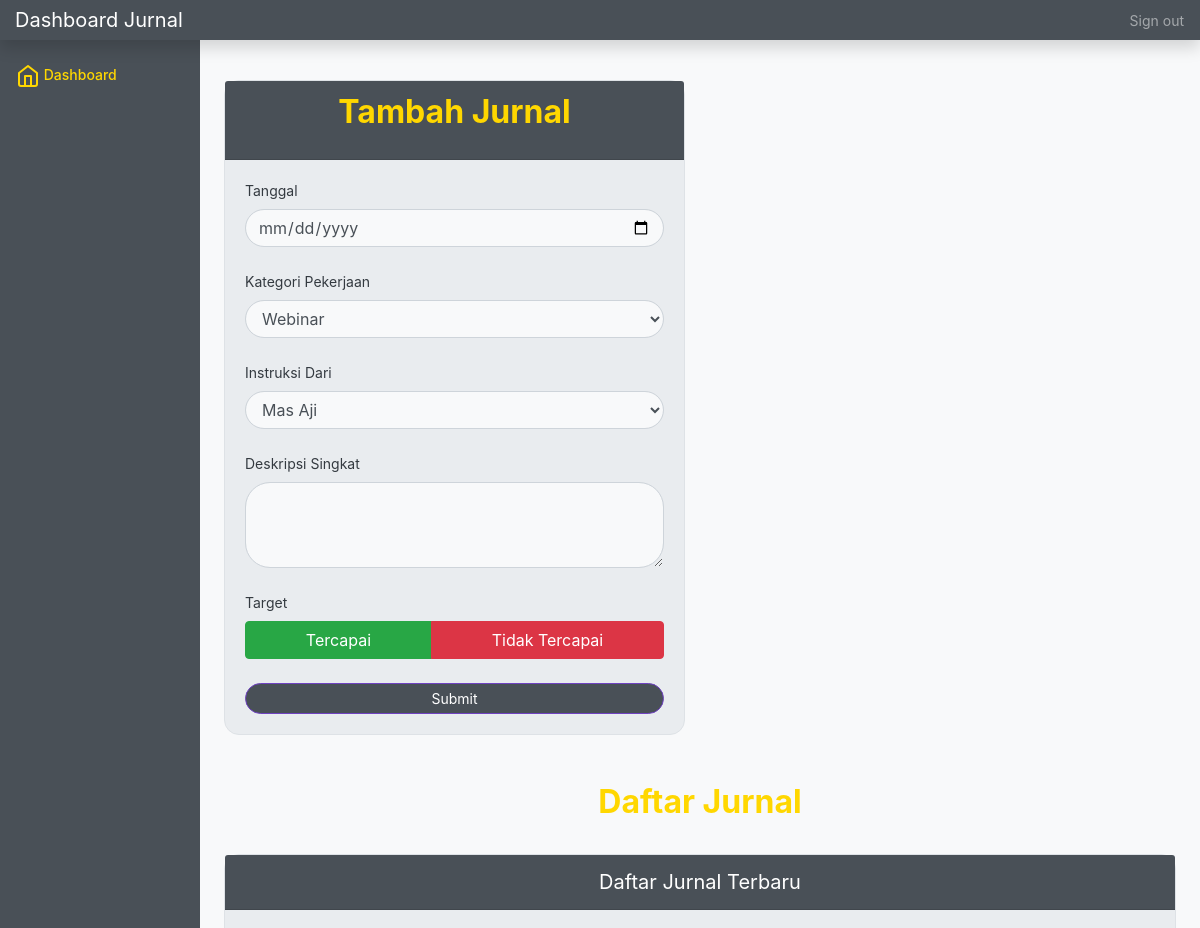
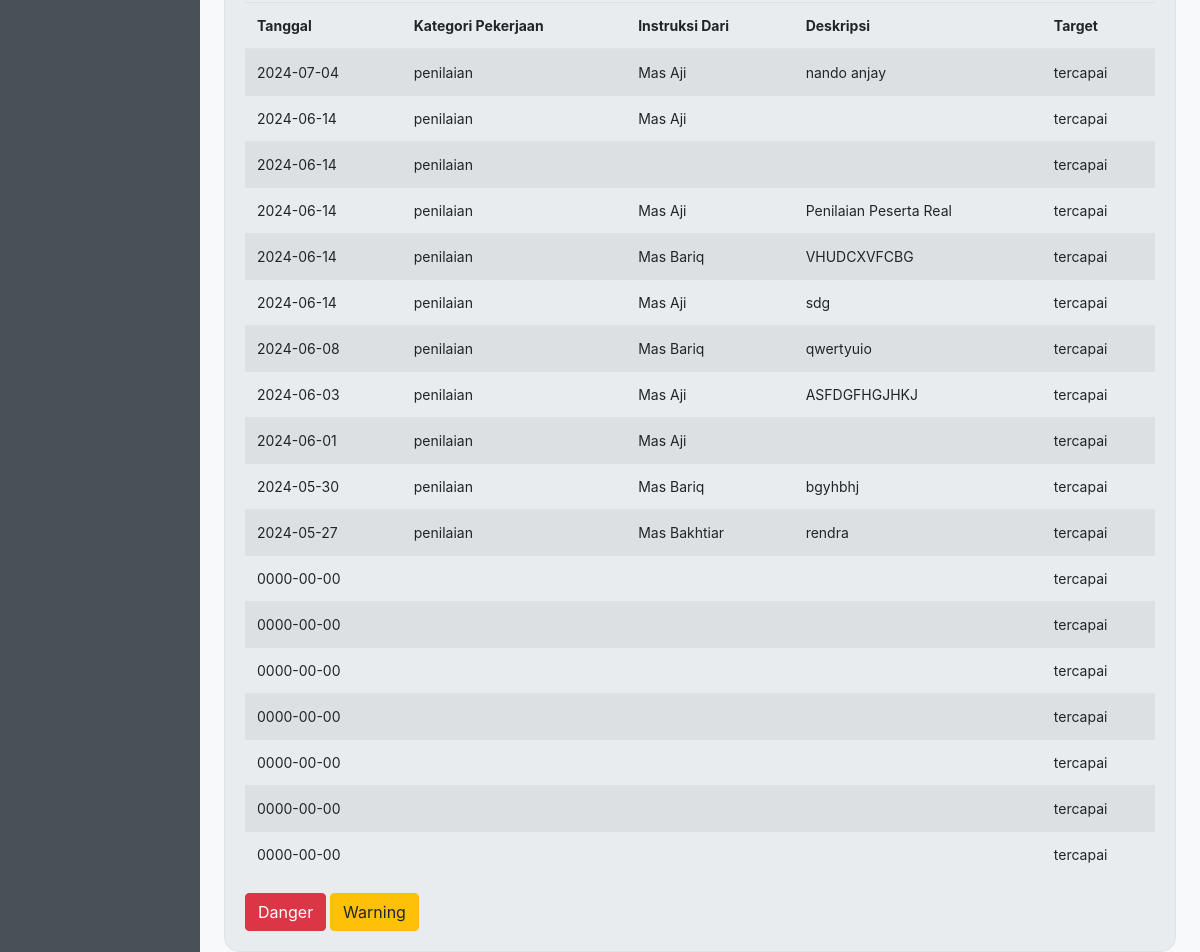
The page / on the database its author committed (2 pictures, top to bottom).
### tables this page shows
CREATE TABLE `journals` (
  `id` int(11) NOT NULL,
  `tanggal` date NOT NULL,
  `kategori_pekerjaan` varchar(100) NOT NULL,
  `user_id` int(11) DEFAULT NULL,
  `instruksi_dari` varchar(255) DEFAULT NULL,
  `target` enum('tercapai','tidak_tercapai') NOT NULL DEFAULT 'tercapai',
  `deskripsi` varchar(255) NOT NULL
);

### index.php (the view, shortened to what this page needs)
<?php
$host = 'localhost';
$dbname = 'journals';
$username = 'root';
$password = '';
$results = [];
try {
    $pdo = new PDO("mysql:host=$host;dbname=$dbname;charset=utf8mb4", $username, $password);
    $pdo->setAttribute(PDO::ATTR_ERRMODE, PDO::ERRMODE_EXCEPTION);
    $sql = "SELECT * FROM journals ORDER BY tanggal DESC";
    $stmt = $pdo->prepare($sql);
    $stmt->execute();
    $results = $stmt->fetchAll(PDO::FETCH_ASSOC);
} catch (PDOException $e) {
    die("Gagal mengambil data jurnal: " . $e->getMessage());
}
?>
<!DOCTYPE html>
<html lang="en">
<head>
    <link href="https://stackpath.bootstrapcdn.com/bootstrap/4.5.2/css/bootstrap.min.css" rel="stylesheet">
</head>
<body>
    <nav class="navbar navbar-dark fixed-top flex-md-nowrap p-0 shadow">
        <a class="navbar-brand col-sm-3 col-md-2 mr-0" href="#">Dashboard Jurnal</a>
        <ul class="navbar-nav px-3">
            <li class="nav-item text-nowrap">
                <a class="nav-link" href="#">Sign out</a>
            </li>
        </ul>
    </nav>
    <div class="container-fluid">
        <div class="row">
            <nav class="col-md-2 d-none d-md-block sidebar">
                <div class="sidebar-sticky">
                    <ul class="nav flex-column">
                        <li class="nav-item">
                            <a class="nav-link active" href="#">
                                <span data-feather="home"></span>
                                Dashboard <span class="sr-only">(current)</span>
                            </a>
                        </li>
                    </ul>
                </div>
            </nav>
            <main role="main" class="col-md-9 ml-sm-auto col-lg-10 px-4">
                <div class="row mt-5">
                    <div class="col-md-6">
                        <div class="card">
                            <div class="card-header">
                                <h2 class="title">Tambah Jurnal</h2>
                            </div>
                            <div class="card-body">
                                <form action="simpan_jurnal.php" method="POST">
                                    <div class="form-group">
                                        <label for="tanggal">Tanggal</label>
                                        <input type="date" class="form-control" id="tanggal" name="tanggal" required>
                                    </div>
                                    <div class="form-group">
                                        <label for="kategori_pekerjaan">Kategori Pekerjaan</label>
                                        <select class="form-control" id="kategori_pekerjaan" name="kategori_pekerjaan" required>
                                            <option value="webinar">Webinar</option>
                                        </select>
                                    </div>
                                    <div class="form-group">
                                        <label for="instruksi_dari">Instruksi Dari</label>
                                        <select class="form-control" id="instruksi_dari" name="instruksi_dari" required>
                                            <option value="Mas Aji">Mas Aji</option>
                                        </select>
                                    </div>
                                    <div class="form-group">
                                        <label for="deskripsi">Deskripsi Singkat</label>
                                        <textarea class="form-control" id="deskripsi" name="deskripsi" rows="3" required></textarea>
                                    </div>
                                    <div class="form-group">
                                        <label for="target">Target</label>
                                        <div id="target" class="btn-group btn-group-toggle d-flex" data-toggle="buttons">
                                            <label class="btn btn-success option-tercapai flex-fill">
                                                <input type="radio" name="target" value="tercapai" autocomplete="off"> Tercapai
                                            </label>
                                            <label class="btn btn-danger option-tidak-tercapai flex-fill">
                                                <input type="radio" name="target" value="tidak_tercapai" autocomplete="off"> Tidak Tercapai
                                            </label>
                                        </div>
                                    </div>
                                    <button type="submit" class="btn btn-primary btn-block btn-sm">Submit</button>
                                </form>
                            </div>
                        </div>
                    </div>
                </div>
                <div class="row mt-5">
        <div class="col-md-12">
            <h2 class="title">Daftar Jurnal</h2>
            <div class="card">
                <div class="card-header">
                    Daftar Jurnal Terbaru
                </div>
                <div class="card-body">
                    <div class="table-responsive">
                        <table class="table table-striped">
                            <thead>
                                <tr>
                                    <th>Tanggal</th>
                                    <th>Kategori Pekerjaan</th>
                                    <th>Instruksi Dari</th>
                                    <th>Deskripsi</th>
                                    <th>Target</th>
                                </tr>
                            </thead>
                            <tbody>
                                <?php foreach ($results as $row): ?>
                                <tr>
                                    <td><?php echo htmlspecialchars($row['tanggal']); ?></td>
                                    <td><?php echo htmlspecialchars($row['kategori_pekerjaan']); ?></td>
                                    <td><?php echo htmlspecialchars($row['instruksi_dari']); ?></td>
                                    <td><?php echo htmlspecialchars($row['deskripsi']); ?></td>
                                    <td><?php echo htmlspecialchars($row['target']); ?></td>
                                </tr>
                                <?php endforeach; ?>
                            </tbody>
                        </table>
                    </div>
                    <button type="button" class="btn btn-danger">Danger</button>
                    <button type="button" class="btn btn-warning">Warning</button>
                </div>
            </div>
        </div>
    </div>
    </main>
    </div>
    </div>
</body>
</html>

### index.php (style rules this page uses)
body { font-size: .875rem; background-color: #f8f9fa; color: #343a40; }
.navbar { background-color: #495057; }
.navbar-brand, .navbar-brand:hover { color: #ffffff; }
.sidebar { position: fixed; top: 0; bottom: 0; left: 0; z-index: 100; padding: 48px 0 0; background-color: #495057; color: #ffffff; }
.sidebar-sticky { position: relative; top: 0; height: calc(100vh - 48px); padding-top: .5rem; overflow-x: hidden; overflow-y: auto; }
.sidebar .nav-link, .sidebar .nav-link:hover { font-weight: 500; color: #ffffff; }
.sidebar .nav-link.active { color: #ffd700; }
.card { background-color: #e9ecef; border: 1px solid #dee2e6; border-radius: 15px; margin-top: 2rem; }
.card-header { background-color: #495057; color: white; font-size: 1.25rem; text-align: center; border-top-left-radius: 15px; border-top-right-radius: 15px; }
.btn-primary { background-color: #495057; border-color: #6f42c1; border-radius: 25px; padding: 0.25rem 1rem; font-size: 0.875rem; }
.form-control { background-color: #f8f9fa; border: 1px solid #ced4da; color: #495057; border-radius: 25px; }
.form-group { margin-bottom: 1.5rem; }
.title { font-size: 2rem; font-weight: bold; text-align: center; margin-bottom: 1rem; color: #ffd700; }
.option-tercapai { background-color: #28a745; }
.option-tidak-tercapai { background-color: #dc3545; color: #fff; }

### rows shown on the page
journals: tanggal "2024-07-04", kategori_pekerjaan "penilaian", instruksi_dari "Mas Aji", deskripsi "nando anjay", target "tercapai"
journals: tanggal "2024-06-14", kategori_pekerjaan "penilaian", instruksi_dari "Mas Aji", target "tercapai"
journals: tanggal "2024-06-14", kategori_pekerjaan "penilaian", target "tercapai"
journals: tanggal "2024-06-14", kategori_pekerjaan "penilaian", instruksi_dari "Mas Aji", deskripsi "Penilaian Peserta Real", target "tercapai"
journals: tanggal "2024-06-14", kategori_pekerjaan "penilaian", instruksi_dari "Mas Bariq", deskripsi "VHUDCXVFCBG", target "tercapai"
journals: tanggal "2024-06-14", kategori_pekerjaan "penilaian", instruksi_dari "Mas Aji", deskripsi "sdg", target "tercapai"
journals: tanggal "2024-06-08", kategori_pekerjaan "penilaian", instruksi_dari "Mas Bariq", deskripsi "qwertyuio", target "tercapai"
journals: tanggal "2024-06-03", kategori_pekerjaan "penilaian", instruksi_dari "Mas Aji", deskripsi "ASFDGFHGJHKJ", target "tercapai"
journals: tanggal "2024-06-01", kategori_pekerjaan "penilaian", instruksi_dari "Mas Aji", target "tercapai"
journals: tanggal "2024-05-30", kategori_pekerjaan "penilaian", instruksi_dari "Mas Bariq", deskripsi "bgyhbhj", target "tercapai"
journals: tanggal "2024-05-27", kategori_pekerjaan "penilaian", instruksi_dari "Mas Bakhtiar", deskripsi "rendra", target "tercapai"
journals: tanggal "0000-00-00", target "tercapai"
journals: tanggal "0000-00-00", target "tercapai"
journals: tanggal "0000-00-00", target "tercapai"
journals: tanggal "0000-00-00", target "tercapai"
journals: tanggal "0000-00-00", target "tercapai"
journals: tanggal "0000-00-00", target "tercapai"
journals: tanggal "0000-00-00", target "tercapai"
